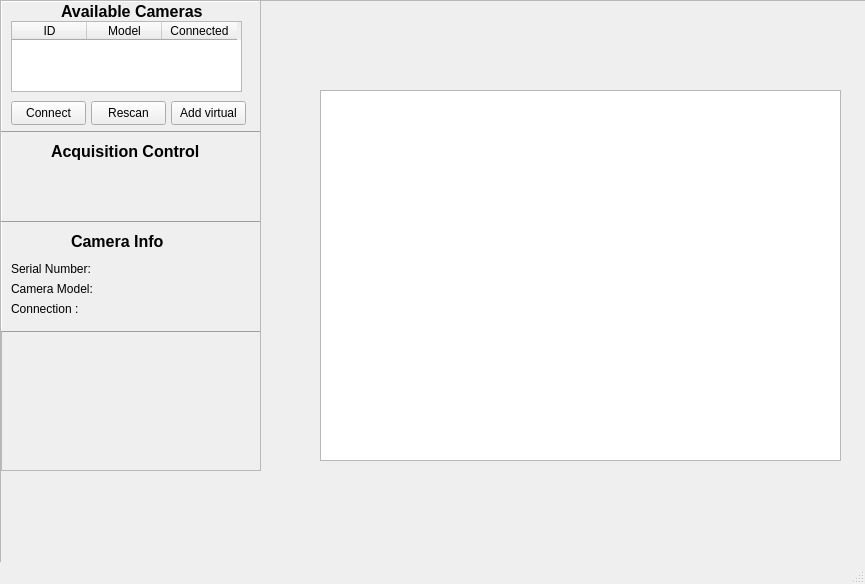
<?xml version="1.0" encoding="UTF-8"?>
<ui version="4.0">
 <class>MainWindow</class>
 <widget class="QMainWindow" name="MainWindow">
  <property name="geometry">
   <rect>
    <x>0</x>
    <y>0</y>
    <width>865</width>
    <height>584</height>
   </rect>
  </property>
  <property name="windowTitle">
   <string>MainWindow</string>
  </property>
  <widget class="QWidget" name="centralwidget">
   <widget class="QFrame" name="Whole_Frame">
    <property name="geometry">
     <rect>
      <x>0</x>
      <y>0</y>
      <width>871</width>
      <height>571</height>
     </rect>
    </property>
    <property name="frameShape">
     <enum>QFrame::StyledPanel</enum>
    </property>
    <property name="frameShadow">
     <enum>QFrame::Raised</enum>
    </property>
    <widget class="QScrollArea" name="Left_Scroll_area">
     <property name="geometry">
      <rect>
       <x>0</x>
       <y>0</y>
       <width>261</width>
       <height>471</height>
      </rect>
     </property>
     <property name="sizePolicy">
      <sizepolicy hsizetype="Fixed" vsizetype="Fixed">
       <horstretch>0</horstretch>
       <verstretch>0</verstretch>
      </sizepolicy>
     </property>
     <property name="horizontalScrollBarPolicy">
      <enum>Qt::ScrollBarAlwaysOff</enum>
     </property>
     <property name="widgetResizable">
      <bool>true</bool>
     </property>
     <widget class="QWidget" name="scrollAreaWidgetContents">
      <property name="geometry">
       <rect>
        <x>0</x>
        <y>0</y>
        <width>259</width>
        <height>469</height>
       </rect>
      </property>
      <property name="contextMenuPolicy">
       <enum>Qt::DefaultContextMenu</enum>
      </property>
      <widget class="QFrame" name="Left_Panel">
       <property name="geometry">
        <rect>
         <x>0</x>
         <y>0</y>
         <width>261</width>
         <height>1000</height>
        </rect>
       </property>
       <property name="frameShape">
        <enum>QFrame::StyledPanel</enum>
       </property>
       <property name="frameShadow">
        <enum>QFrame::Raised</enum>
       </property>
       <widget class="QFrame" name="camera_info_frame">
        <property name="geometry">
         <rect>
          <x>0</x>
          <y>220</y>
          <width>261</width>
          <height>111</height>
         </rect>
        </property>
        <property name="frameShape">
         <enum>QFrame::Panel</enum>
        </property>
        <property name="frameShadow">
         <enum>QFrame::Raised</enum>
        </property>
        <widget class="QGraphicsView" name="graphicsView_2">
         <property name="geometry">
          <rect>
           <x>190</x>
           <y>70</y>
           <width>30</width>
           <height>30</height>
          </rect>
         </property>
         <property name="styleSheet">
          <string notr="true">background: transparent</string>
         </property>
         <property name="frameShape">
          <enum>QFrame::NoFrame</enum>
         </property>
        </widget>
        <widget class="QLabel" name="label_2">
         <property name="geometry">
          <rect>
           <x>10</x>
           <y>40</y>
           <width>91</width>
           <height>16</height>
          </rect>
         </property>
         <property name="text">
          <string>Serial Number:</string>
         </property>
        </widget>
        <widget class="QLabel" name="label">
         <property name="geometry">
          <rect>
           <x>10</x>
           <y>60</y>
           <width>91</width>
           <height>16</height>
          </rect>
         </property>
         <property name="text">
          <string>Camera Model: </string>
         </property>
        </widget>
        <widget class="QLabel" name="label_3">
         <property name="geometry">
          <rect>
           <x>10</x>
           <y>80</y>
           <width>91</width>
           <height>16</height>
          </rect>
         </property>
         <property name="text">
          <string>Connection :</string>
         </property>
        </widget>
        <widget class="QLabel" name="label_4">
         <property name="geometry">
          <rect>
           <x>70</x>
           <y>10</y>
           <width>111</width>
           <height>20</height>
          </rect>
         </property>
         <property name="font">
          <font>
           <pointsize>12</pointsize>
           <bold>true</bold>
          </font>
         </property>
         <property name="text">
          <string>Camera Info</string>
         </property>
        </widget>
        <widget class="QLabel" name="CameraSerial">
         <property name="geometry">
          <rect>
           <x>130</x>
           <y>40</y>
           <width>49</width>
           <height>16</height>
          </rect>
         </property>
         <property name="text">
          <string/>
         </property>
        </widget>
       </widget>
       <widget class="QFrame" name="frame">
        <property name="geometry">
         <rect>
          <x>0</x>
          <y>130</y>
          <width>261</width>
          <height>91</height>
         </rect>
        </property>
        <property name="frameShape">
         <enum>QFrame::Panel</enum>
        </property>
        <property name="frameShadow">
         <enum>QFrame::Raised</enum>
        </property>
        <widget class="QLabel" name="label_5">
         <property name="geometry">
          <rect>
           <x>50</x>
           <y>10</y>
           <width>161</width>
           <height>20</height>
          </rect>
         </property>
         <property name="font">
          <font>
           <pointsize>12</pointsize>
           <bold>true</bold>
          </font>
         </property>
         <property name="text">
          <string>Acquisition Control</string>
         </property>
        </widget>
       </widget>
       <widget class="QFrame" name="frame_2">
        <property name="geometry">
         <rect>
          <x>0</x>
          <y>0</y>
          <width>261</width>
          <height>131</height>
         </rect>
        </property>
        <property name="frameShape">
         <enum>QFrame::Panel</enum>
        </property>
        <property name="frameShadow">
         <enum>QFrame::Raised</enum>
        </property>
        <widget class="QLabel" name="label_6">
         <property name="geometry">
          <rect>
           <x>60</x>
           <y>0</y>
           <width>141</width>
           <height>20</height>
          </rect>
         </property>
         <property name="font">
          <font>
           <pointsize>12</pointsize>
           <bold>true</bold>
          </font>
         </property>
         <property name="text">
          <string>Available Cameras</string>
         </property>
        </widget>
        <widget class="QPushButton" name="rescan_button">
         <property name="geometry">
          <rect>
           <x>90</x>
           <y>100</y>
           <width>75</width>
           <height>24</height>
          </rect>
         </property>
         <property name="text">
          <string>Rescan</string>
         </property>
        </widget>
        <widget class="QPushButton" name="add_virtual_button">
         <property name="geometry">
          <rect>
           <x>170</x>
           <y>100</y>
           <width>75</width>
           <height>24</height>
          </rect>
         </property>
         <property name="text">
          <string>Add virtual</string>
         </property>
        </widget>
        <widget class="QTableWidget" name="tableWidget">
         <property name="geometry">
          <rect>
           <x>10</x>
           <y>20</y>
           <width>231</width>
           <height>71</height>
          </rect>
         </property>
         <property name="selectionMode">
          <enum>QAbstractItemView::SingleSelection</enum>
         </property>
         <property name="selectionBehavior">
          <enum>QAbstractItemView::SelectRows</enum>
         </property>
         <property name="columnCount">
          <number>3</number>
         </property>
         <attribute name="horizontalHeaderMinimumSectionSize">
          <number>20</number>
         </attribute>
         <attribute name="horizontalHeaderDefaultSectionSize">
          <number>75</number>
         </attribute>
         <column>
          <property name="text">
           <string>ID</string>
          </property>
         </column>
         <column>
          <property name="text">
           <string>Model</string>
          </property>
         </column>
         <column>
          <property name="text">
           <string>Connected</string>
          </property>
         </column>
        </widget>
        <widget class="QPushButton" name="connect_button">
         <property name="geometry">
          <rect>
           <x>10</x>
           <y>100</y>
           <width>75</width>
           <height>24</height>
          </rect>
         </property>
         <property name="text">
          <string>Connect</string>
         </property>
        </widget>
       </widget>
      </widget>
     </widget>
    </widget>
    <widget class="QGraphicsView" name="graphicsView">
     <property name="geometry">
      <rect>
       <x>320</x>
       <y>90</y>
       <width>521</width>
       <height>371</height>
      </rect>
     </property>
     <property name="verticalScrollBarPolicy">
      <enum>Qt::ScrollBarAlwaysOff</enum>
     </property>
     <property name="horizontalScrollBarPolicy">
      <enum>Qt::ScrollBarAlwaysOff</enum>
     </property>
    </widget>
   </widget>
  </widget>
  <widget class="QMenuBar" name="menubar">
   <property name="geometry">
    <rect>
     <x>0</x>
     <y>0</y>
     <width>865</width>
     <height>22</height>
    </rect>
   </property>
  </widget>
  <widget class="QStatusBar" name="statusbar"/>
 </widget>
 <resources/>
 <connections/>
</ui>
